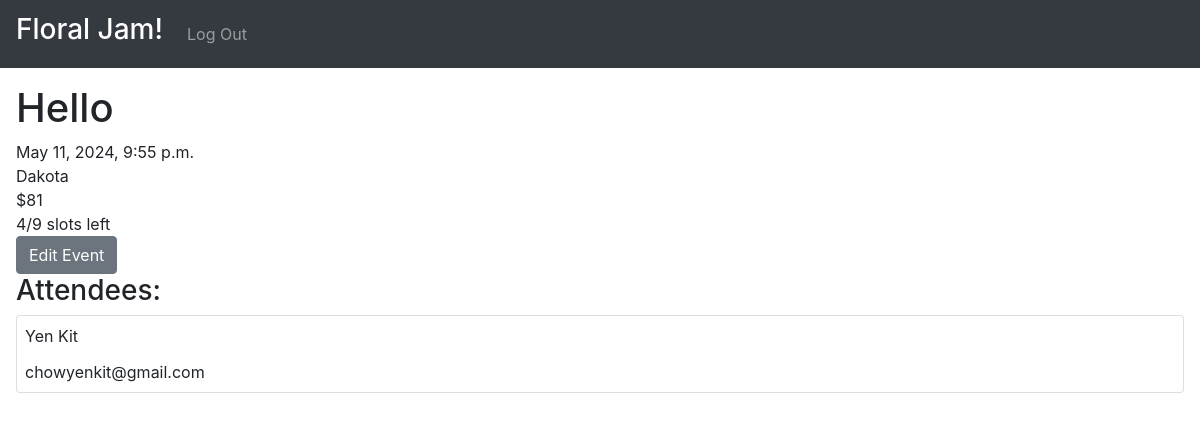
The app's page /details/1 (signed in), older data.
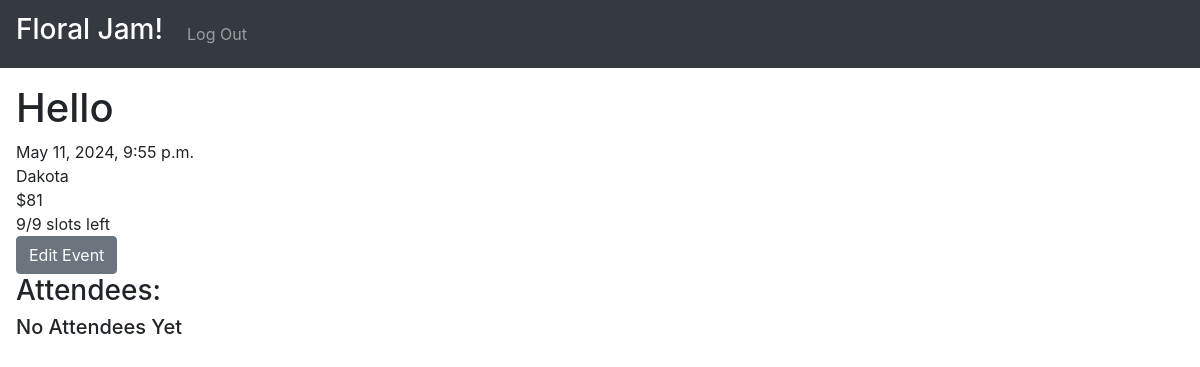
The same page, newer data.
### floral_jamming/models.py (models this page shows)
class Event(models.Model):
    title = models.CharField(max_length=100)
    price = models.IntegerField(validators=[MinValueValidator(0)], default=80)
    time = models.DateTimeField()
    location = models.CharField(max_length=300)
    description = models.CharField(max_length=3000)
    capacity = models.IntegerField(validators=[MinValueValidator(0)], default=10)
    creator = models.ForeignKey(User, on_delete=models.CASCADE, related_name="events")
    def num_attendees(self) -> int:
        return sum([attendee.pax for attendee in self.attendees.all()])
    def remaining_slots(self) -> int:
        return self.capacity - self.num_attendees()

class Attendee(models.Model):
    user = models.ForeignKey(User, on_delete=models.CASCADE, related_name="attendees", null=True)
    event = models.ForeignKey(Event, on_delete=models.CASCADE, related_name="attendees")
    pax = models.IntegerField(validators=[MinValueValidator(1)])

class User(AbstractUser):
    def num_valid_tokens(self) -> int:
        for token in self.email_tokens.all():
            if token.is_expired():
                token.delete()
        return self.email_tokens.all().count()

### floral_jamming/views.py (the view)
# urls.py: path("details/<int:event_id>", views.details, name="details"),
@allow_guest_user
def details(request: HttpRequest, event_id: int) -> HttpResponse:
     event = Event.objects.get(id=event_id)
     attendee = event_service.get_attendee(user=request.user, event=event)
     attendee_form = AttendeeForm(instance=attendee)
     msg = ''
     if request.method == "POST":
          attendee_form = AttendeeForm(request.POST)
          try:
               attendee = event_service.create_or_update_user_attendee(user=request.user, event=event, attendee_form=attendee_form)
          except Invalid_User_Form as e:
               msg = e
     return render(request, 'floral_jamming/details.html', {
          'event': event,
          'attendee': attendee,
          'attendee_form': attendee_form,
          'message': msg
     })

### floral_jamming/services/auth_service/auth_service.py (called while the page is built)
    @staticmethod
    def is_authenticated_user(user: User) -> bool:
        return user.is_authenticated and not is_guest_user(user) and user.is_active

    @staticmethod
    def is_anonymous_user(user: User) -> bool:
        return user.is_anonymous

    @staticmethod
    def is_staff_user(user: User) -> bool:
        return user.is_staff

### floral_jamming/services/event_service/event_service.py (called while the page is built)
    @property
    def auth_service(self):
        return self._auth_service

    def get_attendee(self, user: User, event: Event) -> Optional[Attendee]:
        auth_service = self.auth_service
        if auth_service.is_anonymous_user(user):
            return None
        return event.attendees.filter(user=user).first()

### floral_jamming/templates/floral_jamming/details.html (shortened to what this page needs)
{% extends 'floral_jamming/layout.html' %}
{% load static %}
{% load templates %}
{% block body %}
    <h1>{{ event.title }}</h1>
    <div>{{ event.time }}</div>
    <div>{{ event.location }}</div>
    <div>${{ event.price }}</div>
    <div>{{ event.remaining_slots }}/{{ event.capacity }} slots left</div>
    {% if user|is_staff_user and user == event.creator %}
        <a href="{% url 'floral_jamming:create' event.id %}">
            <button class="btn btn-secondary">Edit Event</button>
        </a>
        <h3>Attendees:</h3>
        <div>
            {% for attendee in event.attendees.all %}
                <div class="card p-2">
                    <div class="card-title">{{ attendee.user.first_name }} {{ attendee..user.last_name }}</div>
                    <div class="card-text">{{ attendee.user.email }}</div>
                </div>
            {% empty %}
                <h5>No Attendees Yet</h5>
            {% endfor %}
        </div>
    {% endif %}
{% endblock %}

### floral_jamming/templates/floral_jamming/layout.html (shortened to what this page needs)
{% load static %}
{% load guest_user %}
{% load templates %}
<!DOCTYPE html>
<html lang="en" data-bs-theme="dark">
  <head>
    <link
      rel="stylesheet"
      href="https://stackpath.bootstrapcdn.com/bootstrap/4.4.1/css/bootstrap.min.css"
    />
    <link href="{% static 'floral_jamming/styles.css' %}" rel="stylesheet" />
  </head>
  <body>
    <nav class="navbar navbar-expand-lg navbar-dark bg-dark">
      <a class="navbar-brand" href="{% url 'floral_jamming:index' %}">
        <h3>Floral Jam!</h3>
      </a>
      <div>
        <ul class="navbar-nav mr-auto">
            {% if user|is_authenticated_user %}
                <li class="nav-item">
                  <a class="nav-link" href="{% url 'floral_jamming:logout' %}">Log Out</a>
                </li>
            {% endif %}
        </ul>
    </div>
    </nav>
    <div class="body m-3">
      {% block body %}
      {% endblock %}
    </div>
  </body>
</html>

Row changes from the older to the newer data that the page shows:
removed Attendee: user.first_name "Yen Kit", user.email "chowyenkit@gmail.com"
computed for Event "Hello": remaining_slots "4" → "9"
Text that changed along with them:
text now shown: "No Attendees Yet"
